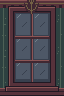

Tiled map render using the project's own tile images. Description and the whole map definition, tile-layer contents included, below:
An orthogonal 2x3 tile map with 32x32 px tiles, 1 tile layer (Assembly), 3 tilesets.

<map version="1.10" orientation="orthogonal" renderorder="right-down" width="2" height="3" tilewidth="32" tileheight="32" infinite="0" nextlayerid="2" nextobjectid="1">
  <tileset firstgid="1" source="../floors.tsx" />
  <tileset firstgid="321" source="../walls.tsx" />
  <tileset firstgid="961" source="../architecture.tsx" />
  <layer id="1" name="Assembly" width="2" height="3">
    <data encoding="csv">
395,396,
411,412,
427,428
</data>
  </layer>
</map>
